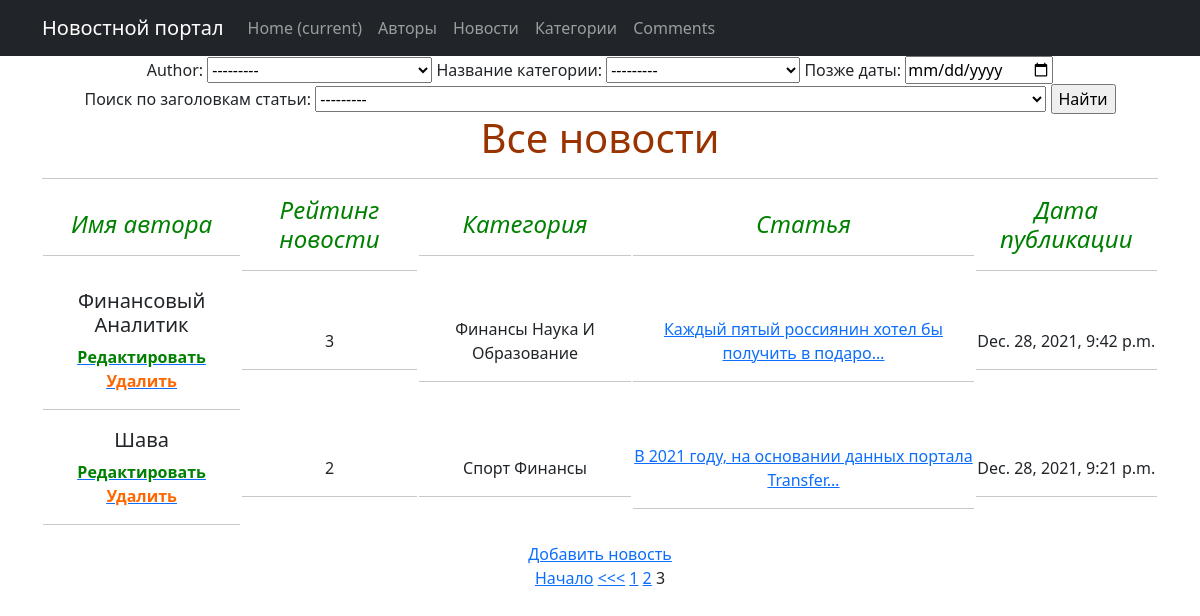
Screenshot of /authors/?page=3 with the database file from the repository.
### news/models.py (models this page shows, shortened)
class Post(models.Model):
    author = models.ForeignKey(Author, on_delete=models.CASCADE)
    NEWS = 'NW'
    ARTICLE = 'AR'
    CATEGORY_CHOICES = (
        (NEWS, 'Новости'),
        (ARTICLE, 'Статья'),
    )
    categoryType = models.CharField(max_length=2, choices=CATEGORY_CHOICES, default=ARTICLE)
    dateCreation = models.DateTimeField(auto_now_add=True, verbose_name="Время создания новости")
    postCategory = models.ManyToManyField(Category, through='PostCategory', verbose_name="Название категории")
    title = models.CharField(max_length=128)
    text = models.TextField()
    rating = models.SmallIntegerField(default=0)
    def __str__(self):
        return self.title

class Author(models.Model):
    authorUser = models.OneToOneField(User, on_delete=models.CASCADE)
    ratingAuthor = models.SmallIntegerField(default=0)
    def __str__(self):
        return self.authorUser.username

class Category(models.Model):
    name = models.CharField(max_length=64, unique=True)
    def __str__(self):
        return self.name

### news/views.py (the view, shortened to what this page needs)
# urls.py: path('', NewsList.as_view(), name='news1'),
class NewsList(ListView):
    model = Post
    template_name = 'news1.html'
    context_object_name = 'Posts'
    ordering = ['-dateCreation']
    paginate_by = 5
    def get_filter(self):
        return NewsFilter(self.request.GET, queryset=super().get_queryset())
    def get_queryset(self):
        return self.get_filter().qs
    def get_context_data(self, *args, **kwargs):
        context = super().get_context_data(**kwargs)
        context['filter'] = NewsFilter(self.request.GET, queryset=self.get_queryset())
        return context

### news/templatetags/my_filters.py (called while the page is built)
@register.filter(name='Censor')
def Censor(value):
    censor_list = ['дебил',
                   'дурак',
                   'придурок']
    value1 = (str(value)).split()
    for i in censor_list:
        for j in value1:
            if j == i:
                value1.remove(i)
    value = ' '.join(value1)
    return str(value)

@register.filter(name='update_page')
def update_page(full_path: str, page: int):
    try:
        params_list = full_path.split('?')[1].split('&')
        params = dict([tuple(str(param).split('=')) for param in params_list])
        params.update({'page': page})
        link = ''
        for key, value in params.items():
            link += (f"{key}={value}&")
        return link[:-1]
    except:
        return f"page={page}"

### news/templates/news1.html (shortened to what this page needs)
{% extends 'flatpages/default.html' %}
{% load my_filters %}
{% block content %}
<form method="GET">
    {{ filter.form }}
    <input type="submit" value="Найти">
</form>
<h1><span style="color: #993300;">Все новости</span></h1>
<hr>
<table>
    <tr>
        <td>
            <h4><em><span style="color: #008000;">Имя автора</span></em></h4>
            <hr/>
        </td>
        <td>
            <h4><em><span style="color: #008000;">Рейтинг новости</span></em></h4>
            <hr/>
        </td>
        <td>
            <h4><em><span style="color: #008000;">Категория</span></em></h4>
            <hr/>
        </td>
        <td>
            <h4><em><span style="color: #008000;">Статья</span></em></h4>
            <hr/>
        </td>
        <td>
            <h4><em><span style="color: #008000;">Дата публикации</span></em></h4>
            <hr/>
        </td>
    </tr>
    {% for news1 in Posts %}
    <tr>
        <td>
            <h5>{{ news1.author|title }}</h5>
            <a href="{% url 'news_update' news1.id %}"><u><strong><span
                    style="color: #008000;">Редактировать</span></strong></u></a>
            <a href="{% url 'news_delete' news1.id %}"><u><strong><span style="color: #ff6600;">Удалить</span></strong></u></a>
            <hr/>
        </td>
        <td>
            {{ news1.rating }}
            <hr/>
        </td>
        <td>
            {% for new in news1.postCategory.all %}
            {{ new|title }}
            {% endfor %}
            <hr/>
        </td>
        <td>
            <a href="{% url 'news_detail' news1.id %}">{{ news1.text|truncatechars:50|Censor }}</a>
            <hr/>
        </td>
        <td>
            {{ news1.dateCreation }}
            <hr/>
        </td>
    </tr>
    {% endfor %}
</table>
<a href="{% url 'news_create' %}">Добавить новость</a> <br>
{% if is_paginated %}
{% if page_obj.has_previous %}
<a href="?{{ request.get_full_path|update_page:1}}">Начало</a>
<a href="?{{ request.get_full_path|update_page:page_obj.previous_page_number}}"><<<</a>
{% endif %}
{% for num in page_obj.paginator.page_range %}
{% if page_obj.number == num %}
<a>{{ num }}</a>
{% elif num > page_obj.number|add:'-3' and num < page_obj.number|add:'3' %}
<a href="?page={{ num }}">{{ num }}</a>
{% endif %}
{% endfor %}
{% endif %}
{% endblock content %}

### rows the page displays
Post: author "Финансовый Аналитик", rating "3", text|Censor "Каждый пятый россиянин хотел бы получить в подаро…", dateCreation "Dec. 28, 2021, 9:42 p.m."
Category: name "Финансы"
Category: name "Наука И Образование"
Post: author "Шава", rating "2", text|Censor "В 2021 году, на основании данных портала Transfer…", dateCreation "Dec. 28, 2021, 9:21 p.m."
Category: name "Спорт"

### other values shown
{{ num }} "1" "2"
{{ num }} "3"
